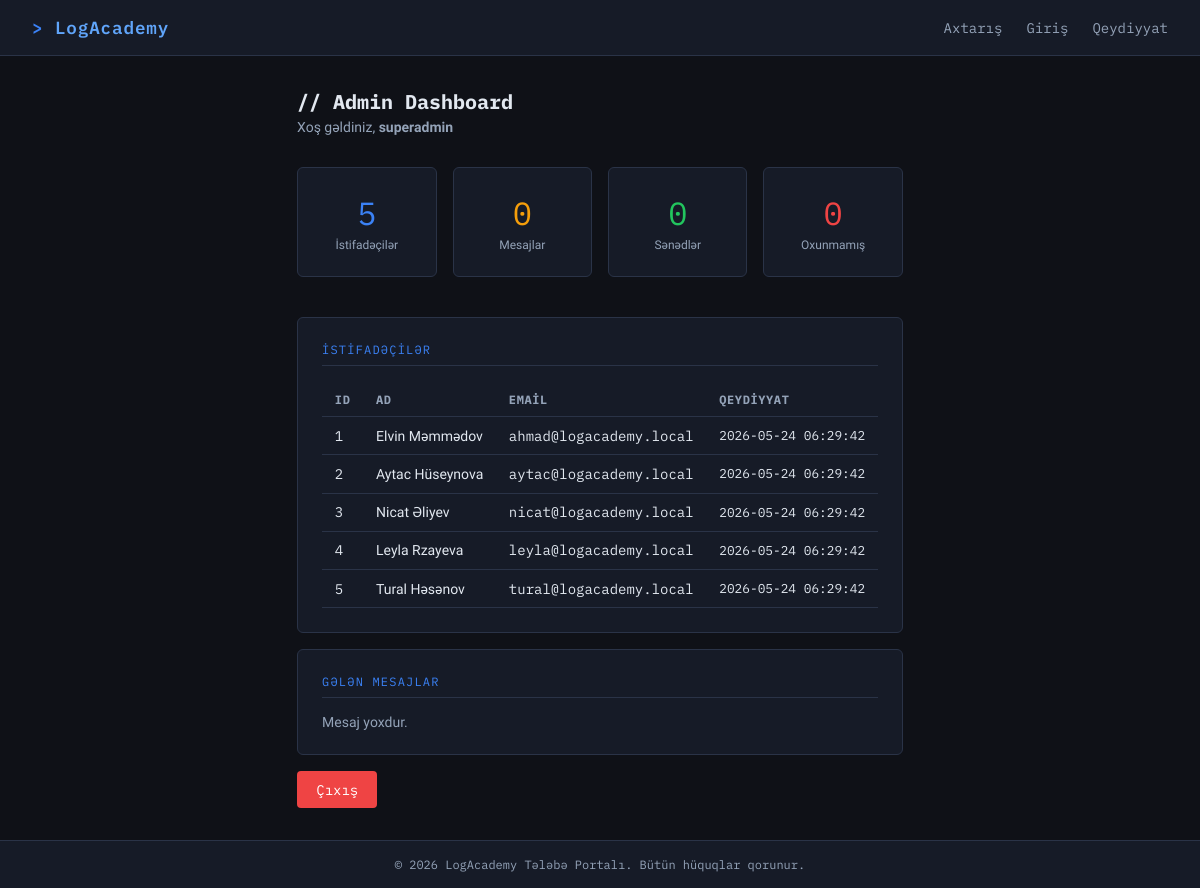
/web/html/logacademy/admin/dashboard.php (signed in), run on the app's committed database.
### tables this page shows
CREATE TABLE users (
    id INT AUTO_INCREMENT PRIMARY KEY,
    username VARCHAR(100) NOT NULL,
    email VARCHAR(200) NOT NULL,
    password VARCHAR(255) NOT NULL,
    full_name VARCHAR(200),
    phone VARCHAR(20),
    created_at TIMESTAMP DEFAULT CURRENT_TIMESTAMP
);

### web/html/logacademy/admin/dashboard.php (the view, shortened to what this page needs)
<?php
require_once '../includes/header.php';
$db = db();
$users    = $db->query("SELECT COUNT(*) as c FROM users")->fetch_assoc()['c'];
$messages = $db->query("SELECT COUNT(*) as c FROM messages")->fetch_assoc()['c'];
$docs     = $db->query("SELECT COUNT(*) as c FROM documents")->fetch_assoc()['c'];
$unread   = $db->query("SELECT COUNT(*) as c FROM messages WHERE receiver_id=0 AND is_read=0")->fetch_assoc()['c'];
$adminMsgs = $db->query("SELECT m.*, u.full_name as sender_name
                          FROM messages m
                          JOIN users u ON m.sender_id = u.id
                          WHERE m.receiver_id = 0
                          ORDER BY m.created_at DESC");
?>
<div class="page-header">
    <h1>// Admin Dashboard</h1>
    <p>Xoş gəldiniz, <strong><?= htmlspecialchars($_SESSION['admin_username']) ?></strong></p>
</div>
<div style="display:grid; grid-template-columns:repeat(4,1fr); gap:1rem; margin-bottom:1.5rem;">
    <?php
    $stats = [
        ['İstifadəçilər', $users, '--accent'],
        ['Mesajlar', $messages, '--warning'],
        ['Sənədlər', $docs, '--success'],
        ['Oxunmamış', $unread, '--danger'],
    ];
    foreach ($stats as [$label, $val, $color]):
    ?>
    <div class="card" style="text-align:center;">
        <div style="font-size:2rem; font-family:var(--font-mono); color:var(<?= $color ?>);"><?= $val ?></div>
        <div style="font-size:0.75rem; color:var(--text2); margin-top:0.25rem;"><?= $label ?></div>
    </div>
    <?php endforeach; ?>
</div>
<div class="card" style="margin-bottom:1rem;">
    <div class="card-title">İstifadəçilər</div>
    <?php $userList = $db->query("SELECT id, username, email, full_name, created_at FROM users ORDER BY id"); ?>
    <table>
        <tr><th>ID</th><th>Ad</th><th>Email</th><th>Qeydiyyat</th></tr>
        <?php while ($u = $userList->fetch_assoc()): ?>
        <tr>
            <td style="font-family:var(--font-mono);"><?= $u['id'] ?></td>
            <td><?= htmlspecialchars($u['full_name']) ?></td>
            <td style="font-family:var(--font-mono);"><?= htmlspecialchars($u['email']) ?></td>
            <td style="font-family:var(--font-mono); font-size:0.8rem;"><?= $u['created_at'] ?></td>
        </tr>
        <?php endwhile; ?>
    </table>
</div>
<div class="card">
    <div class="card-title">Gələn mesajlar</div>
    <?php if ($adminMsgs && $adminMsgs->num_rows > 0): ?>
        <?php while ($m = $adminMsgs->fetch_assoc()): ?>
        <div style="padding:0.75rem 0; border-bottom:1px solid var(--border);">
            <div style="font-weight:600; margin-bottom:0.2rem;"><?= $m['subject'] ?></div>
            <div style="font-size:0.75rem; color:var(--text2); font-family:var(--font-mono); margin-bottom:0.5rem;">
                <?= htmlspecialchars($m['sender_name']) ?> · <?= $m['created_at'] ?>
            </div>
            <div style="font-size:0.875rem; color:var(--text2);"><?= $m['body'] ?></div>
        </div>
        <?php endwhile; ?>
    <?php else: ?>
        <p style="color:var(--text2); font-size:0.875rem;">Mesaj yoxdur.</p>
    <?php endif; ?>
</div>
<div style="margin-top:1rem;">
    <a href="/admin/logout.php" class="btn btn-danger">Çıxış</a>
</div>
<?php require_once '../includes/footer.php'; ?>

### web/html/logacademy/includes/header.php (shortened to what this page needs)
<!DOCTYPE html>
<html lang="az">
<head>
    <link rel="stylesheet" href="/css/style.css">
</head>
<body>
<nav class="navbar">
    <a class="brand" href="/">LogAcademy</a>
    <div class="nav-links">
        <a href="/search.php">Axtarış</a>
        <?php if (isset($_SESSION['user_id'])): ?>
            <a href="/profile/view.php?token=<?= base64_encode($_SESSION['user_id'] . ':' . SECRET_KEY) ?>">Profil</a>
            <a href="/messages.php">Mesajlar</a>
            <a href="/documents/upload.php">Sənədlər</a>
            <a href="/logout.php">Çıxış</a>
        <?php else: ?>
            <a href="/login.php">Giriş</a>
            <a href="/register.php">Qeydiyyat</a>
        <?php endif; ?>
    </div>
</nav>
<main class="container">

### web/html/logacademy/includes/footer.php (shortened to what this page needs)
</main>
<footer class="footer">
    <p>© 2026 LogAcademy Tələbə Portalı. Bütün hüquqlar qorunur.</p>
</footer>
</body>
</html>

### web/html/logacademy/css/style.css (style rules this page uses)
:root { --bg: #0f1117; --bg2: #161b27; --bg3: #1e2535; --border: #2a3347; --accent: #3b82f6; --accent2: #60a5fa; --text: #e2e8f0; --text2: #94a3b8; --danger: #ef4444; --success: #22c55e; --warning: #f59e0b; --font-mono: 'IBM Plex Mono', monospace; --font-sans: 'IBM Plex Sans Arabic', sans-serif; }
* { box-sizing: border-box; margin: 0; padding: 0; }
body { background: var(--bg); color: var(--text); font-family: var(--font-sans); min-height: 100vh; display: flex; flex-direction: column; }
.navbar { background: var(--bg2); border-bottom: 1px solid var(--border); padding: 0 2rem; height: 56px; display: flex; align-items: center; justify-content: space-between; position: sticky; top: 0; z-index: 100; }
.brand { font-family: var(--font-mono); font-size: 1.1rem; font-weight: 600; color: var(--accent2); text-decoration: none; letter-spacing: 0.05em; }
.brand::before { content: '> '; color: var(--accent); }
.nav-links { display: flex; gap: 1.5rem; }
.nav-links a { color: var(--text2); text-decoration: none; font-size: 0.875rem; transition: color 0.2s; font-family: var(--font-mono); }
.container { max-width: 960px; margin: 0 auto; padding: 2rem 1.5rem; flex: 1; }
.card { background: var(--bg2); border: 1px solid var(--border); border-radius: 6px; padding: 1.5rem; margin-bottom: 1rem; }
.card-title { font-family: var(--font-mono); font-size: 0.75rem; color: var(--accent); text-transform: uppercase; letter-spacing: 0.1em; margin-bottom: 1rem; padding-bottom: 0.5rem; border-bottom: 1px solid var(--border); }
.btn { display: inline-block; padding: 0.6rem 1.2rem; border-radius: 4px; border: none; cursor: pointer; font-family: var(--font-mono); font-size: 0.875rem; text-decoration: none; transition: opacity 0.2s; }
.btn-danger { background: var(--danger); color: #fff; }
table { width: 100%; border-collapse: collapse; font-size: 0.875rem; }
th, td { padding: 0.6rem 0.8rem; border-bottom: 1px solid var(--border); text-align: left; }
th { font-family: var(--font-mono); font-size: 0.75rem; color: var(--text2); text-transform: uppercase; letter-spacing: 0.05em; }
.page-header { margin-bottom: 2rem; }
.page-header h1 { font-family: var(--font-mono); font-size: 1.25rem; color: var(--text); margin-bottom: 0.25rem; }
.page-header p { color: var(--text2); font-size: 0.875rem; }
.footer { background: var(--bg2); border-top: 1px solid var(--border); padding: 1rem 2rem; text-align: center; font-size: 0.75rem; color: var(--text2); font-family: var(--font-mono); }

### data on the page
users: id "1", full_name "Elvin Məmmədov", email "ahmad@logacademy.local", created_at "2026-05-24 06:29:42"
users: id "2", full_name "Aytac Hüseynova", email "aytac@logacademy.local", created_at "2026-05-24 06:29:42"
users: id "3", full_name "Nicat Əliyev", email "nicat@logacademy.local", created_at "2026-05-24 06:29:42"
users: id "4", full_name "Leyla Rzayeva", email "leyla@logacademy.local", created_at "2026-05-24 06:29:42"
users: id "5", full_name "Tural Həsənov", email "tural@logacademy.local", created_at "2026-05-24 06:29:42"

### other printed values
$_SESSION['admin_username'] "superadmin"
$val "5"
$label "İstifadəçilər"
$val "0"
$label "Mesajlar"
$label "Sənədlər"
$label "Oxunmamış"
